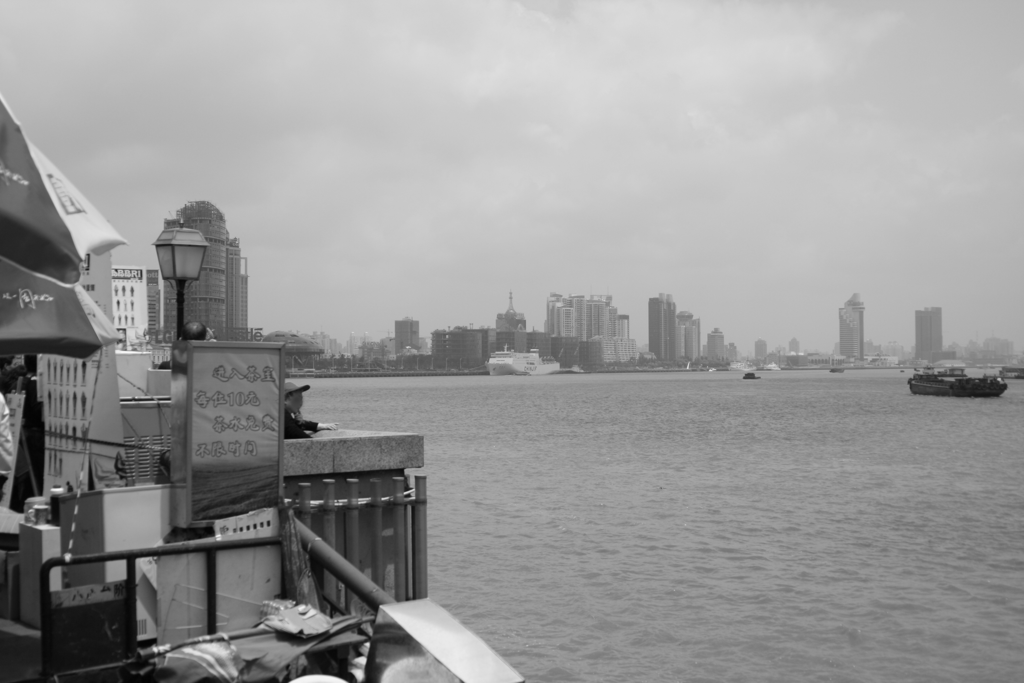
#> input picture stitch_cam_test/real_time_stitching/images/shanghai-01.png, 1024 x 683 px
$ python main.py
#> lines starting #> are read from the running program, lines starting #| are printed output that depends on the picture
import timeit

import cv2
import numpy as np


class Matcher:
    def __init__(self):
        self.sift = cv2.SIFT_create()
        index_params = dict(algorithm=0, trees=5)
        search_params = dict(checks=50)
        self.flann = cv2.FlannBasedMatcher(index_params, search_params)

    def match(self, i1, i2):
        image_set_1 = dict()
        image_set_2 = dict()

        image_set_1["kp"],image_set_1["des"] = self.sift.detectAndCompute(i1,None)
        image_set_2["kp"],image_set_2["des"] = self.sift.detectAndCompute(i2,None)


        matches = self.flann.knnMatch(image_set_2["des"], image_set_1["des"], k=2)
        good = []
        for i, (m, n) in enumerate(matches):
            if m.distance < 0.7 * n.distance:
                good.append((m.trainIdx, m.queryIdx))

        if len(good) > 4:
            points_current = image_set_2["kp"]
            points_previous = image_set_1["kp"]

            matched_points_current = np.float32(
                [points_current[i].pt for (__, i) in good]
            )
            matched_points_prev = np.float32(
                [points_previous[i].pt for (i, __) in good]
            )

            H, _ = cv2.findHomography(
                matched_points_current, matched_points_prev, cv2.RANSAC, 4
            )
            return H
        return None

    def get_SURF_features(self, im):
        gray = cv2.cvtColor(im, cv2.COLOR_BGR2GRAY)
        kp, des = self.sift.detectAndCompute(gray, None)
        return {"kp": kp, "des": des}


class Stitcher:
    def __init__(
        self,
        number_of_images,
        crop_x_min=None,
        crop_x_max=None,
        crop_y_min=None,
        crop_y_max=None,
    ):

        self.matcher_obj = Matcher()
        self.homography_cache = {}
        self.overlay_cache = {}

        self.count = number_of_images

        self.crop_x_min = crop_x_min
        self.crop_x_max = crop_x_max
        self.crop_y_min = crop_y_min
        self.crop_y_max = crop_y_max

    def stitch(self, images=[]):
        """
        stitches the images into a panorama
        """
        self.images = images

        self.prepare_lists()

        # left stitching
        start = timeit.default_timer()
        self.left_shift()
        self.right_shift()
        stop = timeit.default_timer()
        duration = stop - start
        print("stitching took %.2f seconds." % duration)

        if self.crop_x_min and self.crop_x_max and self.crop_y_min and self.crop_y_max:
            return self.result[
                self.crop_y_min : self.crop_y_max, self.crop_x_min : self.crop_x_max
            ]
        else:
            return self.result

    def prepare_lists(self):

        # reset lists
        self.left_list = []
        self.right_list = []

        self.center_index = int(self.count / 2)

        self.result = self.images[self.center_index]

        for i in range(self.count):
            if i <= self.center_index:
                self.left_list.append(self.images[i])
            else:
                self.right_list.append(self.images[i])

    def get_homography(self, image_1, image_1_key, image_2, image_2_key, direction):
        # TODO: use image indexes from the input array
        """
        Calculate the homography matrix between two images.
        Return from cache if possible.

        Args:
            image_1 (np.array) - first image
            image_1_key (str) - identifier for cache
            image_2 (np.array) - second image
            image_2_key (str) - identifier for cache
            direction (str) - "left" or "right"
        Returns:
            homography (np.array) - Homograpy Matrix
        """

        cache_key = "_".join([image_1_key, image_2_key, direction])
        homography = self.homography_cache.get(cache_key, None)
        if homography is None:
            # TODO: is the homography the same regardless of order??
            homography = self.matcher_obj.match(image_1, image_2)
            # put in cache
            self.homography_cache[cache_key] = homography
        return homography

    def left_shift(self):
        """
        stitch images center to left
        """
        # start off with center image
        a = self.left_list[0]

        for i, image in enumerate(self.left_list[1:]):
            H = self.get_homography(a, str(i), image, str(i + 1), "left")

            # inverse homography
            XH = np.linalg.inv(H)

            ds = np.dot(XH, np.array([a.shape[1], a.shape[0], 1]))
            ds = ds / ds[-1]

            f1 = np.dot(XH, np.array([0, 0, 1]))
            f1 = f1 / f1[-1]

            XH[0][-1] += abs(f1[0])
            XH[1][-1] += abs(f1[1])

            ds = np.dot(XH, np.array([a.shape[1], a.shape[0], 1]))
            offsety = abs(int(f1[1]))
            offsetx = abs(int(f1[0]))

            # dimension of warped image
            dsize = (int(ds[0]) + offsetx, int(ds[1]) + offsety)

            tmp = cv2.warpPerspective(a, XH, dsize, borderMode=cv2.BORDER_TRANSPARENT)

            # punch the image in there
            tmp[
                offsety : image.shape[0] + offsety, offsetx : image.shape[1] + offsetx
            ] = image

            a = tmp

        self.result = tmp

    def right_shift(self):
        """
        stitch images center to right
        """
        for i, imageRight in enumerate(self.right_list):
            imageLeft = self.result

            H = self.get_homography(imageLeft, str(i), imageRight, str(i + 1), "right")

            # args: original_image, matrix, output shape (width, height)
            result = cv2.warpPerspective(
                imageRight,
                H,
                (imageLeft.shape[1] + imageRight.shape[1], imageLeft.shape[0]),
                borderMode=cv2.BORDER_TRANSPARENT,
            )

            mask = np.zeros((result.shape[0], result.shape[1], 3), dtype="uint8")
            mask[0 : imageLeft.shape[0], 0 : imageLeft.shape[1]] = imageLeft
            self.result = self.blend_images(mask, result, str(i))

    def blend_images(self, background, foreground, i):
        """
        inspired by this answer:

        https://stackoverflow.com/a/54129424/1909378
        """

        only_right = self.overlay_cache.get(i, None)
        if only_right is None:
            only_right = np.nonzero(
                (np.sum(foreground, 2) != 0) * (np.sum(background, 2) == 0)
            )
            self.overlay_cache[i] = only_right

        background[only_right] = foreground[only_right]
        return background


if __name__ == "__main__":
    FRAME_WIDTH = 768
    FRAME_HEIGHT = 432

    shanghai_files = [
        "images/shanghai-01.png",
        "images/shanghai-02.png",
        "images/shanghai-03.png",
        "images/shanghai-04.png",
        "images/shanghai-05.png",
    ]

    shanghai = [
        cv2.resize(cv2.imread(f), (FRAME_WIDTH, FRAME_HEIGHT)) for f in shanghai_files
    ]
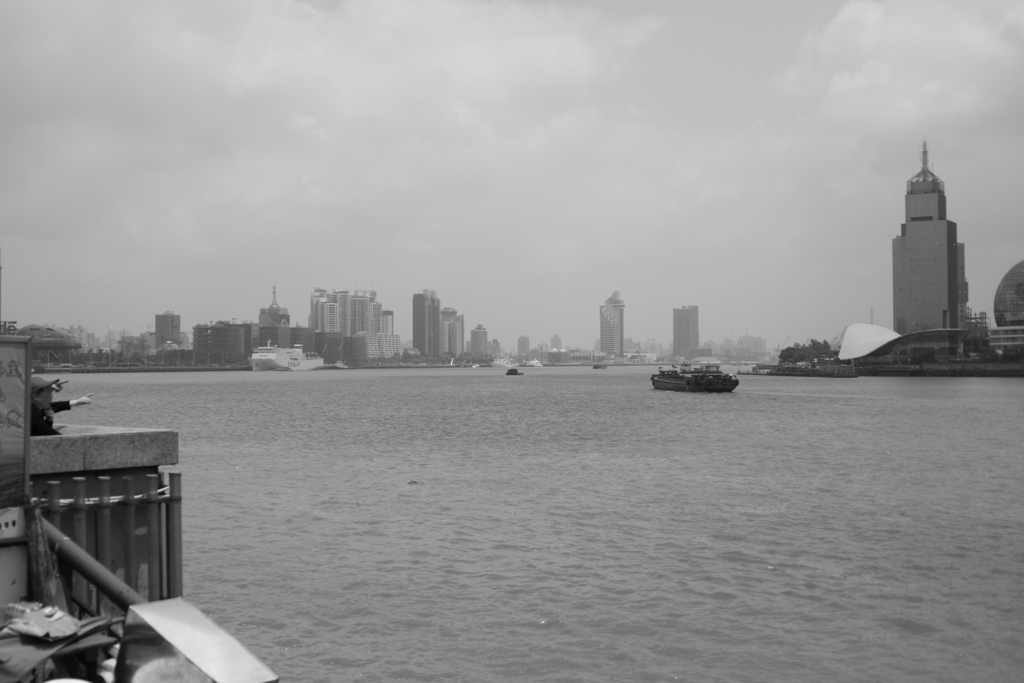
#> input picture stitch_cam_test/real_time_stitching/images/shanghai-02.png, 1024 x 683 px
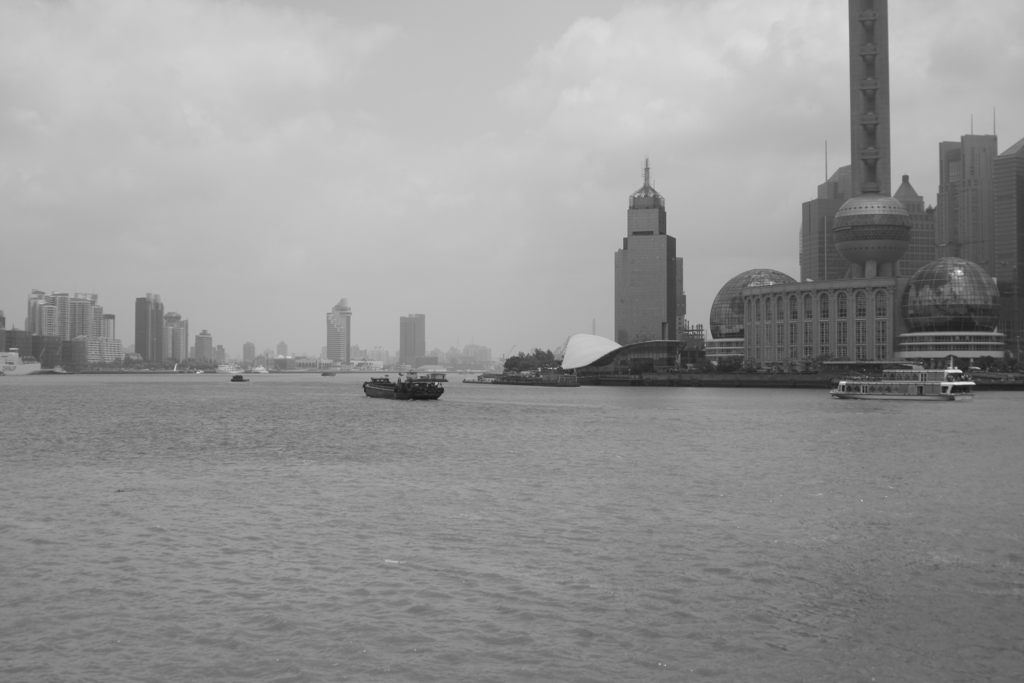
#> input picture stitch_cam_test/real_time_stitching/images/shanghai-03.png, 1024 x 683 px
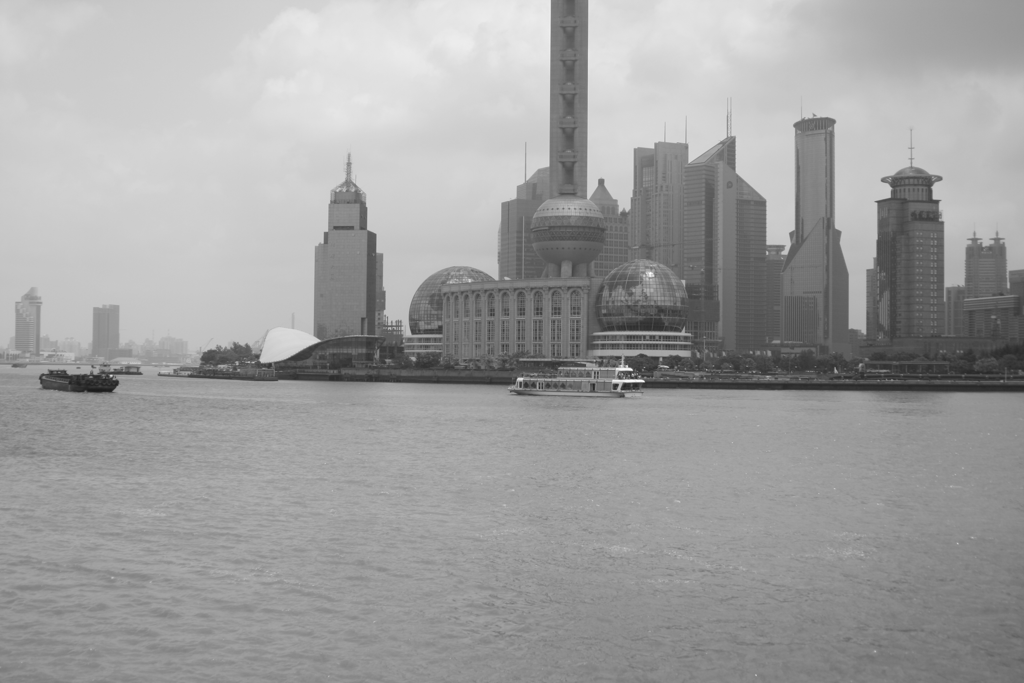
#> input picture stitch_cam_test/real_time_stitching/images/shanghai-04.png, 1024 x 683 px
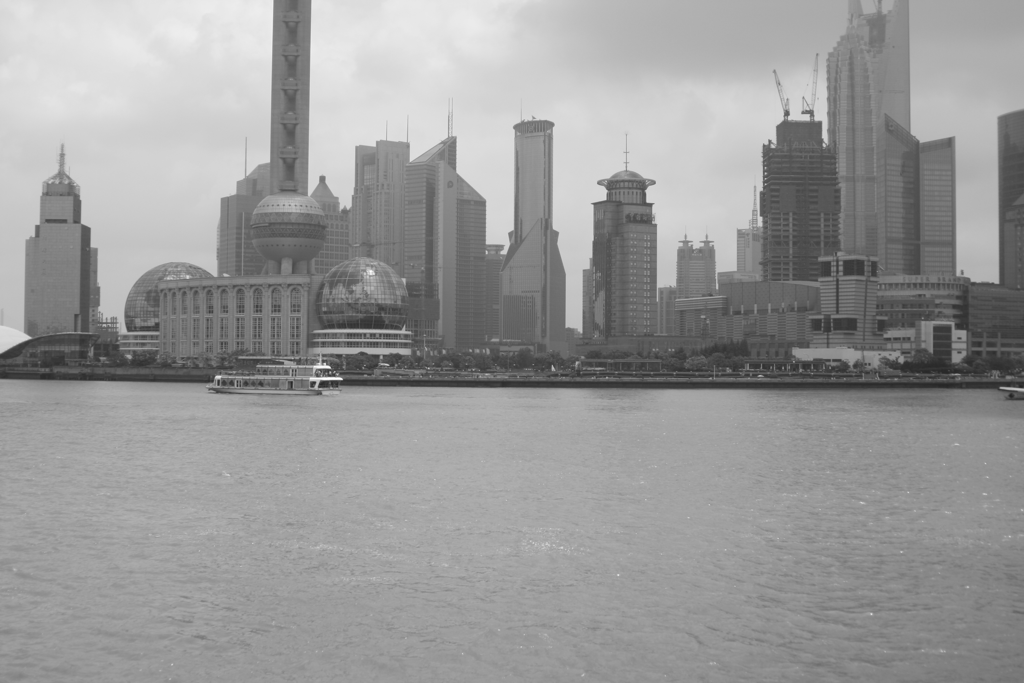
#> input picture stitch_cam_test/real_time_stitching/images/shanghai-05.png, 1024 x 683 px
#> shanghai = 5 items

    crop_x_min = 30
    crop_x_max = 1764
    crop_y_min = 37
    crop_y_max = 471

    s = Stitcher(
        len(shanghai_files),
        crop_x_min=crop_x_min,
        crop_x_max=crop_x_max,
        crop_y_min=crop_y_min,
        crop_y_max=crop_y_max,
    )

    panorama = s.stitch(shanghai)
#> after the loop in prepare_lists, `for i in range(self.count):`: self.left_list = 3 items; self.right_list = 2 items
#> the loop in left_shift, `for i, image in enumerate(self.left_list[1:]):` made 2 passes
#> (f1, offsety, offsetx, dsize) on passes 1 to 2: ([-200.4, -18.83, 1], 18, 200, (1019, 492)), ([-461.1, -40.22, 1], 40, 461, (1563, 585))
#> pass 1, in left_shift, `a = tmp`:
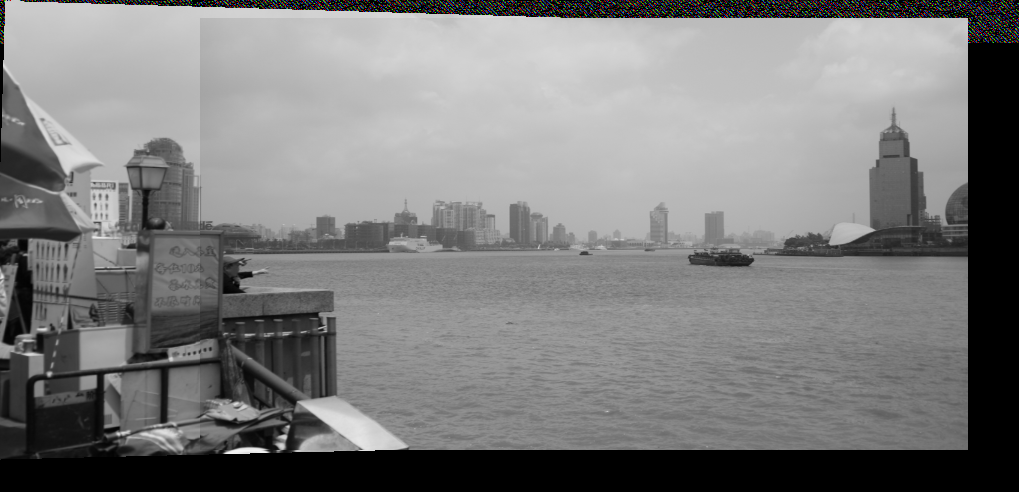
#> a: shape (492, 1019, 3); mean of channels 0, 1, 2 124.8, 124.8, 124.8; drawn as B, G, R
#> the loop in right_shift, `for i, imageRight in enumerate(self.right_list):` made 2 passes
#> pass 1, in right_shift, `self.result = self.blend_images(mask, result, str(i))`:
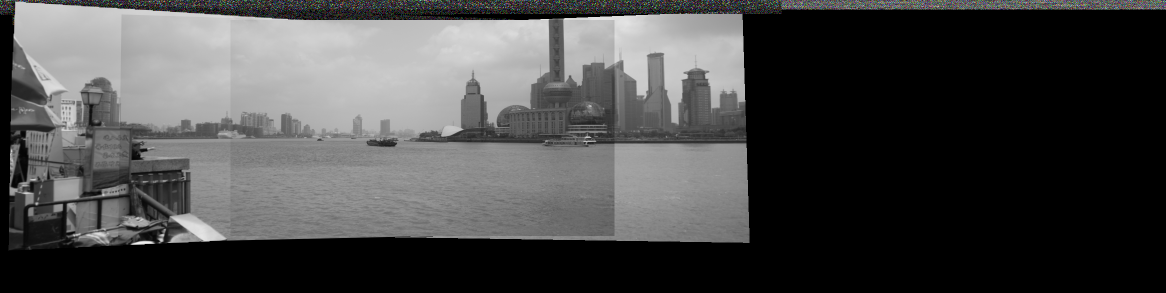
#> self.result: shape (585, 2331, 3) (shown at 1/2 size); mean of channels 0, 1, 2 72.2, 72.2, 72.2; drawn as B, G, R
#> in stitch, `return self.result[ self.crop_y_min : self.crop_y_max, self.crop_x_min..`:
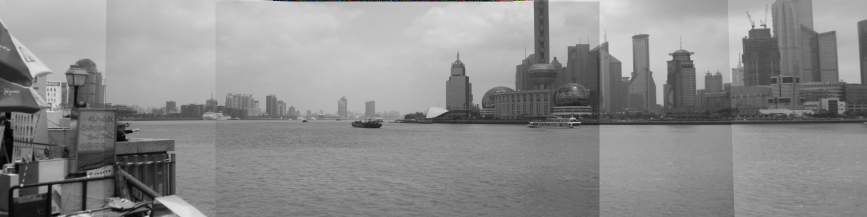
#> returned value: shape (434, 1734, 3) (shown at 1/2 size); mean of channels 0, 1, 2 140.8, 140.8, 140.8; drawn as B, G, R

    cv2.imwrite("panorama.png", panorama)
